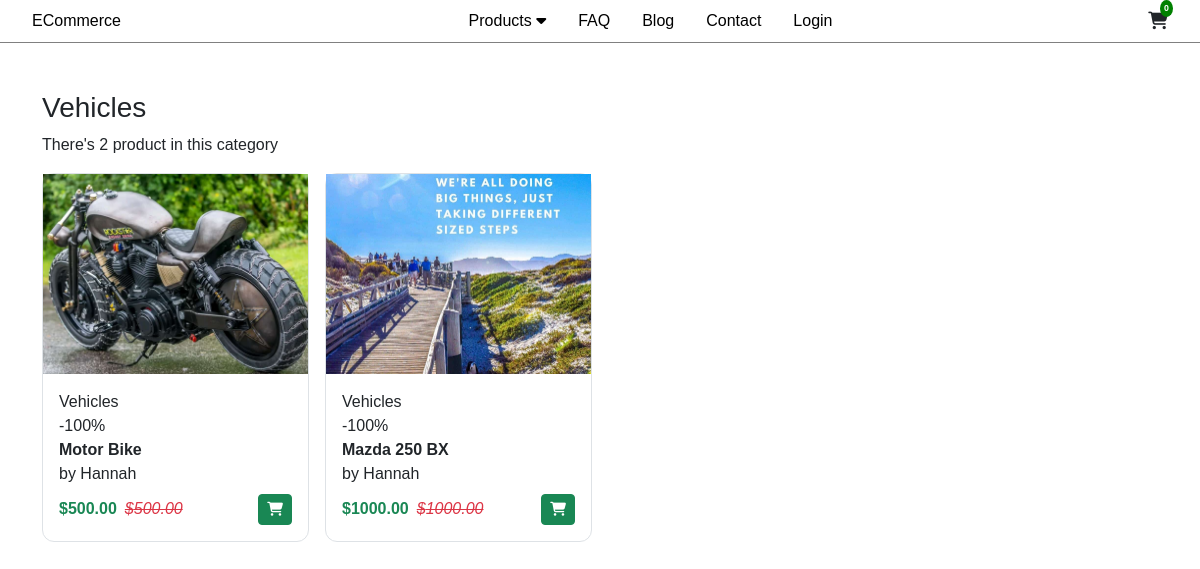
Page /category/cat243f525dfb on the earlier database version.
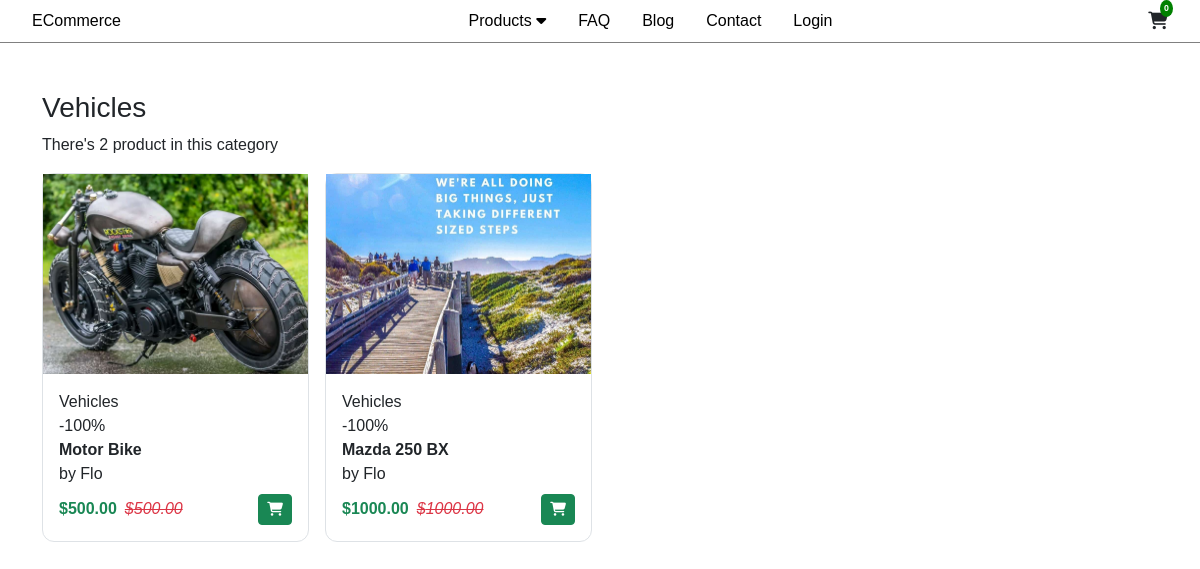
Same page on the later database version.
### core/models.py (models this page shows, shortened)
class Product(models.Model):
    pid = ShortUUIDField(unique=True, length=10, max_length=20, alphabet="abcdefg12345")
    user = models.ForeignKey(User, on_delete=models.SET_NULL, null=True)
    vendor = models.ForeignKey(Vendor, on_delete=models.SET_NULL, null=True, related_name="category")
    category = models.ForeignKey(Category, on_delete=models.SET_NULL, null=True)
    title = models.CharField(max_length=100, default="Fresh Pear")
    image = models.ImageField(upload_to=user_directory_path, default="product.jpg")
    description = RichTextUploadingField(null=True, blank=True, default="This is the product")
    price = models.DecimalField(max_digits=999999999999, decimal_places=2, default="1.99")
    old_price = models.DecimalField(max_digits=999999999999, decimal_places=2, default="2.99")
    specifications = models.TextField(null=True, blank=True)
    product_status = models.CharField(choices=STATUS, max_length=10, default="in_review")
    status = models.BooleanField(default=True)
    in_stock = models.BooleanField(default=True)
    featured = models.BooleanField(default=False)
    digital = models.BooleanField(default=False)
    sku = ShortUUIDField(unique=True, length=4, max_length=10, prefix="sku", alphabet="1234567890")
    date = models.DateTimeField(auto_now_add=True)
    updated = models.DateTimeField(null=True, blank=True)
    class Meta:
        verbose_name_plural = "Products"
    def get_percentage(self):
        new_price = (self.price / self.old_price) * 100
        return new_price

class Vendor(models.Model):
    vid = ShortUUIDField(unique=True, length=10, max_length=20, prefix="ven", alphabet="abcdefg12345")
    title = models.CharField(max_length=100, default="Nestify")
    image = models.ImageField(upload_to=user_directory_path, default="vendor.jpg")
    description = RichTextUploadingField(null=True, blank=True, default="Amazing vendor")
    address = models.CharField(max_length=100, default="123 Main Street.")
    contact = models.CharField(max_length=100, default="+254 754 255")
    chat_resp_time = models.CharField(max_length=100, default="100")
    shipping_on_time = models.CharField(max_length=100, default="100")
    authentic_rating = models.CharField(max_length=100, default="100")
    days_return = models.CharField(max_length=100, default="100")
    warranty_period = models.CharField(max_length=100, default="100")
    user = models.ForeignKey(User, on_delete=models.SET_NULL, null=True)
    class Meta:
        verbose_name_plural = "Vendors"

class Category(models.Model):
    cid = ShortUUIDField(unique=True, length=10, max_length=20, prefix="cat", alphabet="abcdefg12345")
    title = models.CharField(max_length=100, default="Food")
    image = models.ImageField(upload_to="category", default="category.jpg")
    class Meta:
        verbose_name_plural = "Categories"
    def __str__(self):
        return self.title

### core/views.py (the view)
# urls.py: path('category/<cid>', views.category_product_list_view, name="category_product_list"),
def category_product_list_view(request, cid):
    category = Category.objects.get(cid=cid)
    products = Product.objects.filter(product_status="published", category=category)
    context = {
        "category" : category,
        "products" : products,
    }
    return render(request, "core/category_product_list.html", context)

### core/context_processor.py (called while the page is built)
def default(request):
    categories = Category.objects.all()
    try:
        address = Address.objects.get(user=request.user)
    except:
        address = None
    return {
        "categories" : categories,
        "address" : address,
    }

### templates/core/category_product_list.html (shortened to what this page needs)
{% extends 'partials/base.html' %}
{% block body_content %}
<section class="Products">
  {% include 'partials/navbar.html' %}
  <main>
    <section class="Products container pt-5">
        <h3>{{ category.title }}</h3>
        <p>There's {{ products.count }} product{{product.count|pluralize}} in this category</p>
        {% include "partials/products.html" %}
    </section>
  </main>
</section>
{% endblock body_content %}

### templates/partials/products.html (shortened to what this page needs)
<div class="products_wrapper">
    {% for product in products %}
    <div class="product border">
        <div class="image text-center">
            <a href="{% url 'core:product_detail' product.pid %}">
                <img src="{{ product.image.url }}" height="200" />
            </a>
        </div>
        <div class="text p-3">
            <p class="m-0">{{ product.category }}</p>
            <p class="m-0">-{{ product.get_percentage|floatformat:0 }}%</p>
            <p class="m-0"><b><a class="text-dark" href="{% url 'core:product_detail' product.pid %}">{{ product.title }}</a></b></p>
            <p class="m-0">by {{ product.vendor.title }}</p>
            <div class="footer d-flex justify-content-between align-items-center mt-2">
                <div class="d-flex">
                    <span class="text-success me-2"><b>${{ product.price }}</b></span>
                    <span class="text-danger"><i><s>${{ product.old_price }}</s></i></span>
                </div>
                <div class="">
                    <span class="btn btn-sm btn-success"><i class="fa-solid fa-cart-shopping"></i></span>
                </div>
            </div>
        </div>
    </div>
    {% endfor %}
</div>

Differences in the rows shown:
changed through a linked row, Product "Motor Bike": vendor "Hannah" → "Flo"
changed through a linked row, Product "Mazda 250 BX": vendor "Hannah" → "Flo"
